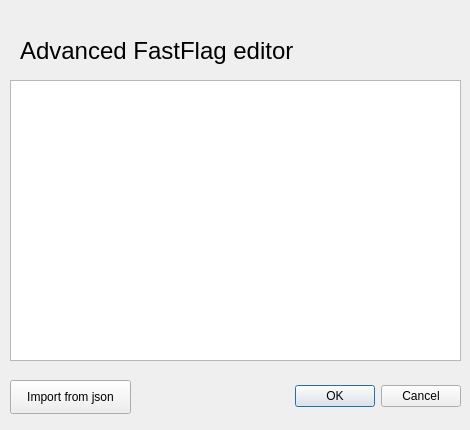
<?xml version="1.0" encoding="UTF-8"?>
<ui version="4.0">
 <class>Dialog</class>
 <widget class="QDialog" name="Dialog">
  <property name="geometry">
   <rect>
    <x>0</x>
    <y>0</y>
    <width>470</width>
    <height>430</height>
   </rect>
  </property>
  <property name="windowTitle">
   <string>AV</string>
  </property>
  <property name="windowIcon">
   <iconset>
    <normaloff>lution1.png</normaloff>lution1.png</iconset>
  </property>
  <widget class="QDialogButtonBox" name="buttonBox">
   <property name="geometry">
    <rect>
     <x>120</x>
     <y>380</y>
     <width>341</width>
     <height>32</height>
    </rect>
   </property>
   <property name="cursor">
    <cursorShape>CrossCursor</cursorShape>
   </property>
   <property name="orientation">
    <enum>Qt::Horizontal</enum>
   </property>
   <property name="standardButtons">
    <set>QDialogButtonBox::Cancel|QDialogButtonBox::Ok</set>
   </property>
  </widget>
  <widget class="QTableWidget" name="tableWidget">
   <property name="geometry">
    <rect>
     <x>10</x>
     <y>80</y>
     <width>451</width>
     <height>281</height>
    </rect>
   </property>
   <property name="cursor" stdset="0">
    <cursorShape>ArrowCursor</cursorShape>
   </property>
   <property name="whatsThis">
    <string/>
   </property>
  </widget>
  <widget class="QLabel" name="label">
   <property name="geometry">
    <rect>
     <x>20</x>
     <y>20</y>
     <width>301</width>
     <height>61</height>
    </rect>
   </property>
   <property name="font">
    <font>
     <pointsize>18</pointsize>
    </font>
   </property>
   <property name="text">
    <string>Advanced FastFlag editor</string>
   </property>
  </widget>
  <widget class="QPushButton" name="pushButton">
   <property name="geometry">
    <rect>
     <x>10</x>
     <y>380</y>
     <width>121</width>
     <height>34</height>
    </rect>
   </property>
   <property name="text">
    <string>Import from json</string>
   </property>
  </widget>
 </widget>
 <resources/>
 <connections>
  <connection>
   <sender>buttonBox</sender>
   <signal>accepted()</signal>
   <receiver>Dialog</receiver>
   <slot>accept()</slot>
   <hints>
    <hint type="sourcelabel">
     <x>248</x>
     <y>254</y>
    </hint>
    <hint type="destinationlabel">
     <x>157</x>
     <y>274</y>
    </hint>
   </hints>
  </connection>
  <connection>
   <sender>buttonBox</sender>
   <signal>rejected()</signal>
   <receiver>Dialog</receiver>
   <slot>reject()</slot>
   <hints>
    <hint type="sourcelabel">
     <x>316</x>
     <y>260</y>
    </hint>
    <hint type="destinationlabel">
     <x>286</x>
     <y>274</y>
    </hint>
   </hints>
  </connection>
 </connections>
</ui>
